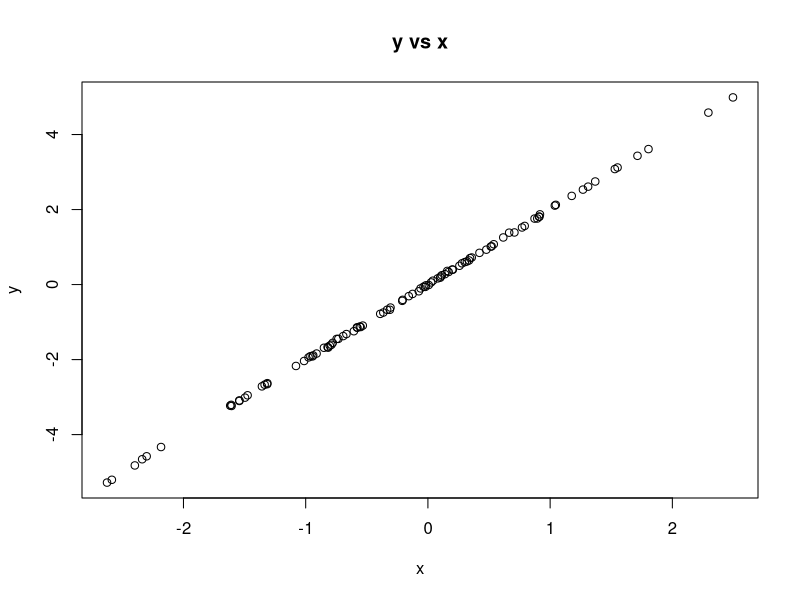
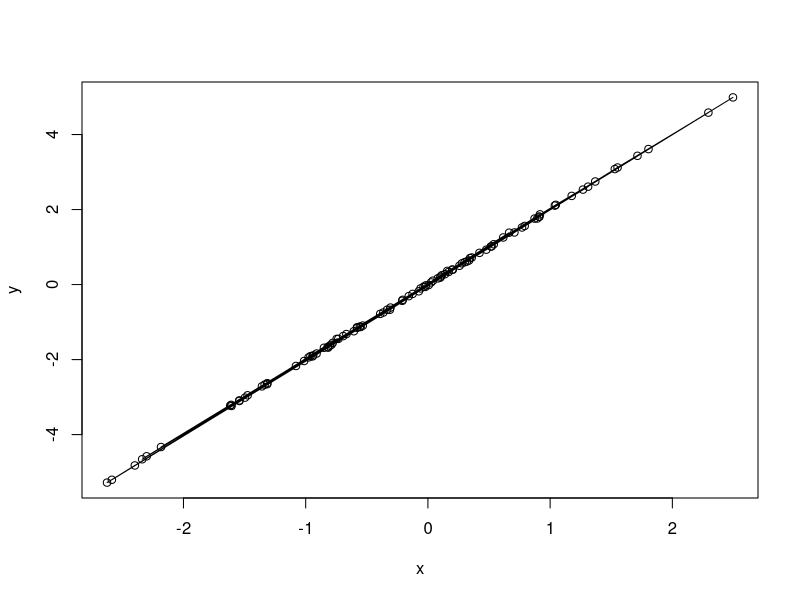

Write R code to recreate these figures, in order.
# Example plot
set.seed(2985)

x <- rnorm(100)
y <- 2*x + rnorm(100, mean=0, sd= 0.02)
plot(x, y, main="y vs x")
# can make this better
plot(x, y, type="o")
# is this better for real?
#-- The above comment adds nothing, sakaliyatsha
